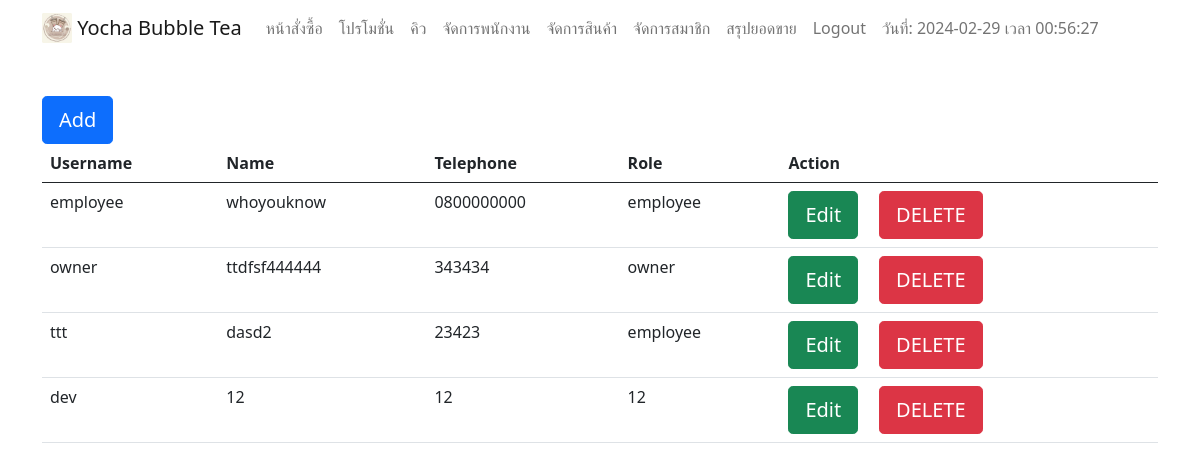
The app's page /owner/manage_employee.php (signed in) with its own data.
### tables this page shows
CREATE TABLE `employees` (
  `employee_id` int(11) NOT NULL,
  `username` varchar(30) NOT NULL,
  `password` varchar(30) NOT NULL,
  `name` varchar(50) NOT NULL,
  `address` varchar(200) NOT NULL,
  `telephone` varchar(15) NOT NULL,
  `line_id` varchar(50) NOT NULL,
  `code_employee` varchar(15) NOT NULL,
  `status` varchar(20) NOT NULL
);

### owner/manage_employee.php (the view, shortened to what this page needs)
<?php
include("navbar_owner.php");
include ("../connection.php");
$sql = "SELECT * FROM employees";
$result = $conn->query($sql);
if ($result->num_rows > 0) {
    echo "<div class='container'>";
    echo "<br>";
    echo "<a href='add_employee.php'><button type='button'  class='btn btn-primary btn-lg'>Add</button> </a>";
    echo "<div class='table-responsive'>";
    echo "<table class='table '>";
    echo "<thead><tr><th>Username</th><th>Name</th><th>Telephone</th><th>Role</th><th>Action</th></tr></thead>";
    echo "<tbody>";
    while($row = $result->fetch_assoc()) {
        echo "<tr><td>".$row["username"]."</td><td>".$row["name"]."</td><td>".$row["telephone"]."</td><td>".$row["status"]."</td>
        <td>
        <a href='edit_employee.php?id=".$row["employee_id"]."'><button type='button'  class='btn btn-success btn-lg'>Edit</button></a>
        &nbsp;&nbsp;&nbsp;
        <a onclick='return confirmDelete();' href='delete_employee.php?id=".$row["employee_id"]."'><button type='button' class='btn btn-danger btn-lg'>DELETE</button></a></td></tr>";
    }
    echo "</tbody>";
    echo "</table>";
    echo "</div>";
    echo "</div>";
} else {
    echo "0 results";
}
?>

### records on screen
employees: username "employee", name "whoyouknow", telephone "0800000000", status "employee"
employees: username "owner", name "ttdfsf444444", telephone "343434", status "owner"
employees: username "ttt", name "dasd2", telephone "23423", status "employee"
employees: username "dev", name "12", telephone "12", status "12"
